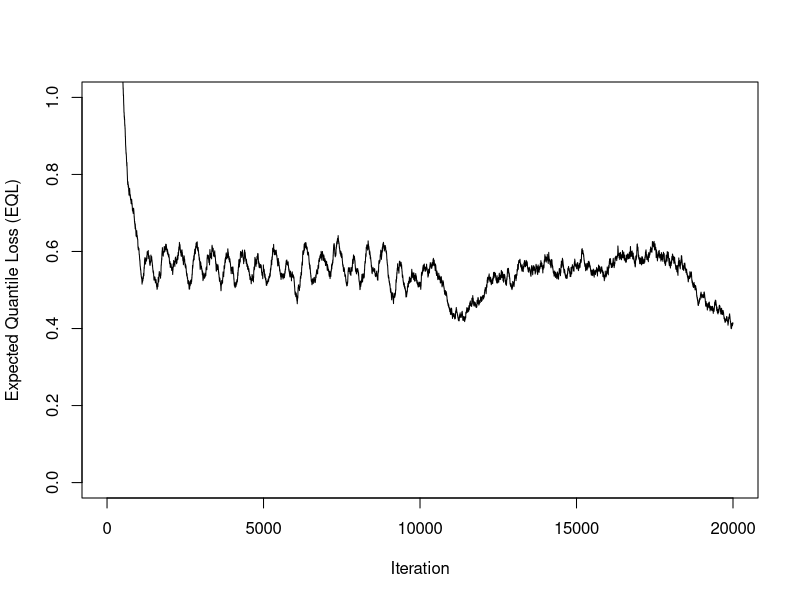
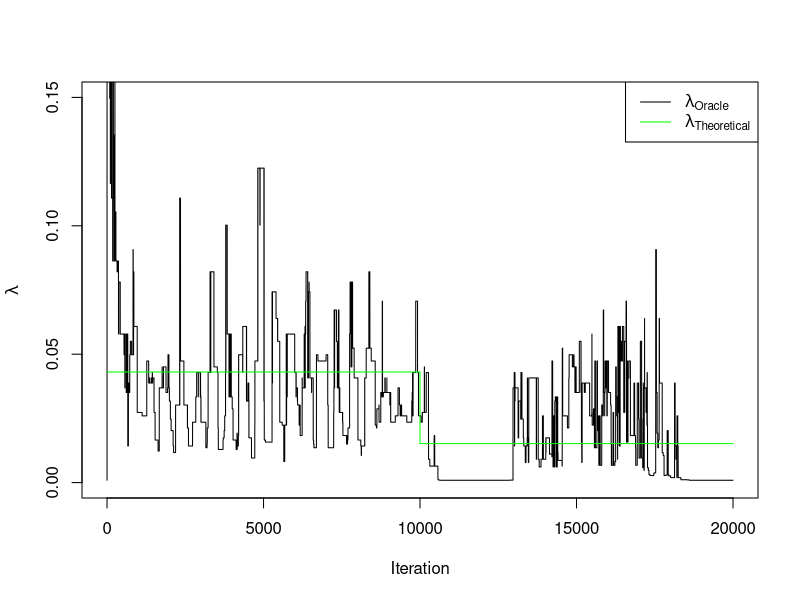
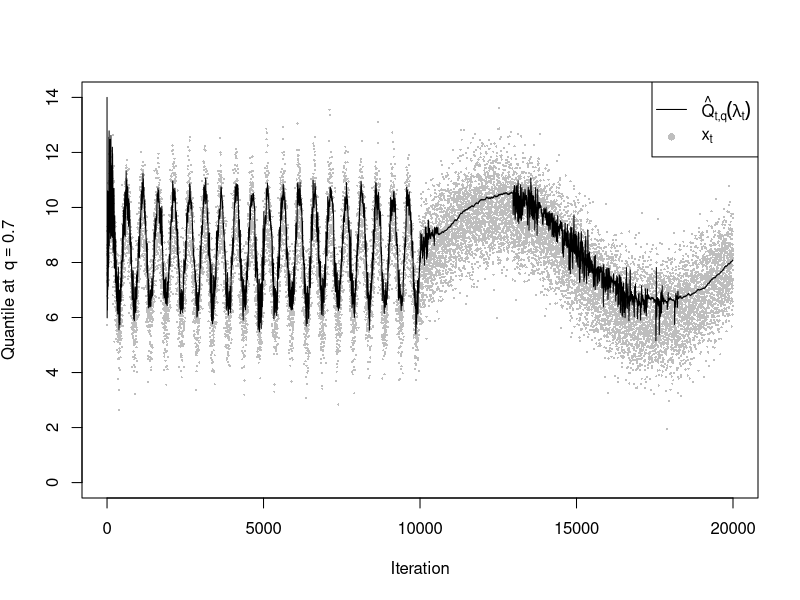

Here is the R script that generated these plots, in order:
## ---- chunk 1
#| label: Loading the packages
library (dplyr)
## ---- chunk 2
#| label: Refresh and Seed
rm (list = ls())
set.seed (1234)
## ---- chunk 3
#| label: DUMIQE
D1 <- function (q_prob, q_hat) {
    q_prob * q_hat
}
D2 <- function (q_prob, q_hat) {
    (1 - q_prob) * q_hat
}

# Incremental Algorithm (returns quantile estimates at iteration t for each lambda_vec value)
DUMIQE <- function (t, x_obs, q_hat_previous, lambda_vec, q_prob) {
    if (t == 0) { # Initialization step (Q_0)
        Q_min <- 14 # chosen to be "outside" the data stream distribution
        rep(Q_min, times = length(lambda_vec)) # L was still not defined
    } else {
        ifelse(
            x_obs[t] >= q_hat_previous,                           # Logical vector
            # RECALL: between 2 vectors, * and + performs element-wise multiplication and addition, respectively
            q_hat_previous + lambda_vec * D1(q_prob, q_hat_previous), # If TRUE
            q_hat_previous - lambda_vec * D2(q_prob, q_hat_previous)  # If FALSE
        )
    }
}
## ---- chunk 4
#| label: QL
# Quantile Loss function on iteration t 
QL <- function (x_obs_t, q_hat_t, q_prob) {
    ifelse(
        x_obs_t >= q_hat_t,                 # Logical vector
        (1 - q_prob) * (x_obs_t - q_hat_t), # If TRUE
        q_prob * (q_hat_t - x_obs_t)        # If FALSE
    )
}
## ---- chunk 5
#| label: Simulate Data
tau1 <- 500
tau2 <- 10^4 # 1e4 also works?
T    <- 10^4
N    <- 2*T

# t %% (2 * T) is always lower than 2 * T
tau_fun <- function(t) {
    ifelse(t %% (2 * T) < T, tau1, tau2)
}

# Normally distributed data stream
miu <- 8; b <- 2; sigma <- 1
# Chi-Square distributed data stream
nu <- 6

generate_data <- function (family, N, q_prob) {
    
    iter <- 0:(N-1)

    if (family == "normal"){
        mean_t    <- miu + b * sin(2 * pi * iter / tau_fun(iter))
        stream    <- rnorm(n = N, mean = mean_t, sd = sigma)
        quantiles <- qnorm(q_prob, mean = mean_t, sd = sigma)
    }  
    if (family == "chisq"){
        df_t      <- nu + b * sin(2 * pi * iter / tau_fun(iter))
        stream    <- rchisq(n = N, df = df_t)
        quantiles <- qchisq(q_prob, df = df_t)
    }
    # Return
    list(
        stream = stream,
        quantiles = quantiles
    )
}
## ---- chunk 6
#| label: Real Quantiles (to track)
q_fig2 <- 0.7
q_fig3 <- c(0.5, 0.7, 0.9)
## ---- chunk 7
normal_stream_fig2 <- generate_data("normal", N, q_fig2)$stream
## ---- chunk 8
#| label: Tuning Parameters
possible_lambdas <- exp(seq (from = -7, to = 0, by = 0.05))
L <- length(possible_lambdas) # number of estimates per iteration 
gamma_fig2 <- 1 - (0.01)^(1/1000) # 0.005
## ---- chunk 9
#| label: Oracle Algorithm
oracle_fun <- function (N, data_stream, gamma, q_prob, lambdas_list = possible_lambdas) {

    q_hat   <- matrix(0, nrow = N, ncol = L)
    QL_hat  <- matrix(0, nrow = N, ncol = L)
    EQL_hat <- matrix(0, nrow = N, ncol = L)

    oracle_quantiles <- numeric(N) # Oracle Quantile Estimates
    oracle_QL        <- numeric(N)
    oracle_EQL       <- numeric(N)
    oracle_lambdas   <- numeric(N)

    for (t in 0:(N-1)) {

        # Quantiles estimates on iteration t for each value in lambdas_list 
        q_hat[t + 1, ] <- DUMIQE(
            t, 
            data_stream, 
            q_hat[max(t,1), ], # max is due to the initialization step
            lambdas_list,
            q_prob
        )

        QL_hat[t + 1, ] <- QL(data_stream[t + 1], q_hat[t + 1, ], q_prob)

        # Expected Quantile Loss (EQL) function on iteration t. It is based on the exponentially weighted moving average.
        # It was previously defined as a function, but the node stack overflow error was thrown given it was defined recursively (so, e.g., it was evaluating all the previous steps creating very deep stack call)
        if (t == 0L) {
            EQL_hat[t + 1, ] <- QL_hat[t + 1, ] # Initialization
        } else {
            EQL_hat[t + 1, ] <- (1 - gamma) * EQL_hat[t, ] + gamma * QL_hat[t + 1, ]
        }

        index <- which.min(EQL_hat[t + 1, ])
        # The Oracle approach stores the lambda value with the minimum estimated EQL
        oracle_lambdas [t + 1]  <- lambdas_list[index]
        oracle_quantiles[t + 1] <- q_hat[t + 1, index]
        oracle_QL[t + 1]        <- QL_hat[t + 1, index]
        oracle_EQL[t + 1]       <- EQL_hat[t + 1, index]
    }

    # Return a list
    list(
        lambdas   = oracle_lambdas,
        quantiles = oracle_quantiles,
        QL        = oracle_QL,
        EQL       = oracle_EQL
    )   
}
## ---- chunk 10
oracle_fig2 <- oracle_fun(2*T, normal_stream_fig2, gamma_fig2, q_fig2)
## ---- chunk 11
#| label: Estimated EQL by iteration graph
plot(
    x = 0:(N-1),
    y = oracle_fig2$EQL, # oracle_fig2$EQL, oracle_fig2$QL
    type = "l", # Line Plot
    ylim = c(0.00,1),
    xlab = "Iteration",
    ylab = "Expected Quantile Loss (EQL)"
)
## ---- chunk 12
#| label: Recursive Lambda Updating Graph

# ALERT: They're not computed this way!
theoretical_lambdas <- c(rep(mean(oracle_fig2$lambdas[1:T]), times = T), rep(mean(oracle_fig2$lambdas[(T+1):(2*T)]), times = T))

plot(
    x = 0:(N-1),
    y = oracle_fig2$lambdas,
    type = "l", # Line Plot
    ylim = c(0,0.15),
    xlab = "Iteration",
    ylab = expression(lambda)
)

lines(
    x = 0:(N-1),
    y = theoretical_lambdas,
    col = "green"
)

legend(
    "topright",
    legend = c(expression(lambda[Oracle]), expression(lambda[Theoretical])),
    col = c("black", "green"),
    lty = c(1, 1)
)
## ---- chunk 13
#| label: Quantile Tracking Plot
plot(
    x = 0:(N-1),
    y = normal_stream_fig2,
    type = "p", # Line Plot
    pch = 16, cex = 0.3,
    col = "grey",     
    ylim = c(0,14),
    xlab = "Iteration",
    ylab = expression("Quantile at " ~ q == 0.7)
)

lines(
    x = 0:(N-1),
    y = oracle_fig2$quantiles, # Estimated Quantiles...
    col = "black",
    lwd = 1
)

legend(
    "topright",
    legend = c(expression(hat(Q)[t * "," * q](lambda[t])), expression(x[t])),
    col = c("black", "grey"),
    lty = c(1, NA),
    pch = c(NA, 16)
)
## ---- chunk 14
#| label: Mean Squared Error (MSE)
MSE <- function (Q_hat, Q_obs) {
   return (mean((Q_hat - Q_obs)^2))
}
## ---- chunk 15
#| label: Auxiliar Quantities
family <- c("normal", "chisq")
gamma_list <- seq(from = 0, to = 0.025, by = 0.001) # 1 - (0.01)^(1/M)

parallel_iter <- expand.grid(
    family = family,
    q_prob = q_fig3
)
# print(nrow(parallel_iter))

N <- 10^5
## ---- chunk 16
#| label: Data from a student-t distribution

N <- 1000
t_data <- rt(N, df = 1)
# t_data <- rcauchy(N, location = 0, scale = 1)

# There's also the rgpd command from the 'evd' package to generate directly data from a GP model...
# f(n/k) is known for the student-t, right? just use its density function, right?
## ---- chunk 17
# Se por um lado a tal aproximação pode funcionar usando um intermediate quantile as the baseline threshold, também há a questão do bias...
# u_track <- c(0.5, 0.6, 0.7, 0.8, 0.9) 
# quantiles_track <- rep(0, times = length(u_track))
## ---- chunk 18
# library (ismev)
# fit <- gpd.fit(t_data, threshold = quantiles_track[1])

# # Extract MLEs
# mle <- fit$mle

# # Scale parameter (sigma_u)
# sigma_hat <- fit$mle[1]

# # Shape parameter (xi)
# xi_hat <- fit$mle[2]
## ---- chunk 19
#The visualizations in Fig. 3.6 suggest that these values correspond to a moderate level of stability. Similar diagnostics to those discussed in Chapter 2—namely, threshold sensitivity analysis and mean excess plots—suggest that these are reasonable choices; the commands gpd.fitrange and mrl.plot from the ismev package can be used to implement these analyses, respectively. However, in our experience, the reliability of mean residual life plots is not as strong. Overall, we prefer threshold stability plots, as they provide insight into how much the inferences might change with different threshold choices.
## ---- chunk 20
# gpd.diag(fit)
